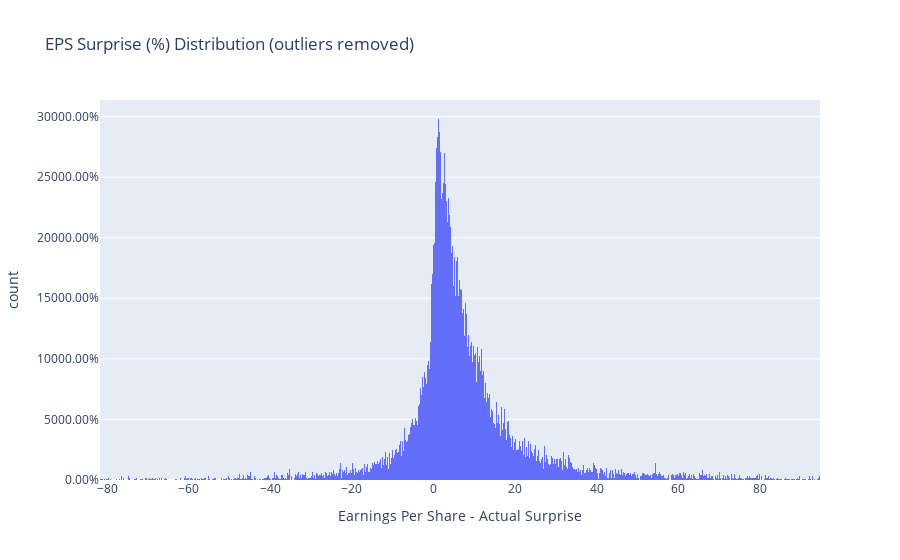

Notebook code cell kept with this figure:
### Markdown cell above
**Surprise Distribution - without outliers**

### Code cell
fig = px.histogram(df_accuracy_new, x="Earnings Per Share - Actual Surprise", nbins=1000, title="EPS Surprise (%) Distribution (outliers removed)")
fig.update_layout(yaxis=dict(tickformat=".2%"))
fig.show()

### Figure 1 — Plotly figure (JSON) as saved in the notebook; plotly's stock layout.template omitted (floating-point values rounded to 4 significant figures; data arrays with more than 128 entries replaced by an {"elided": "..."} marker saying what was removed)
{"data": [{"alignmentgroup": "True", "bingroup": "x", "hovertemplate": "Earnings Per Share - Actual Surprise=%{x}<br>count=%{y}<extra></extra>", "legendgroup": "", "marker": {"color": "#636efa"}, "name": "", "nbinsx": 1000, "offsetgroup": "", "orientation": "v", "showlegend": false, "type": "histogram", "x": {"elided": "19129 float values"}, "xaxis": "x", "yaxis": "y"}], "layout": {"barmode": "relative", "legend": {"tracegroupgap": 0}, "title": {"text": "EPS Surprise (%) Distribution (outliers removed)"}, "xaxis": {"anchor": "y", "domain": [0, 1], "title": {"text": "Earnings Per Share - Actual Surprise"}}, "yaxis": {"anchor": "x", "domain": [0, 1], "tickformat": ".2%", "title": {"text": "count"}}}}
